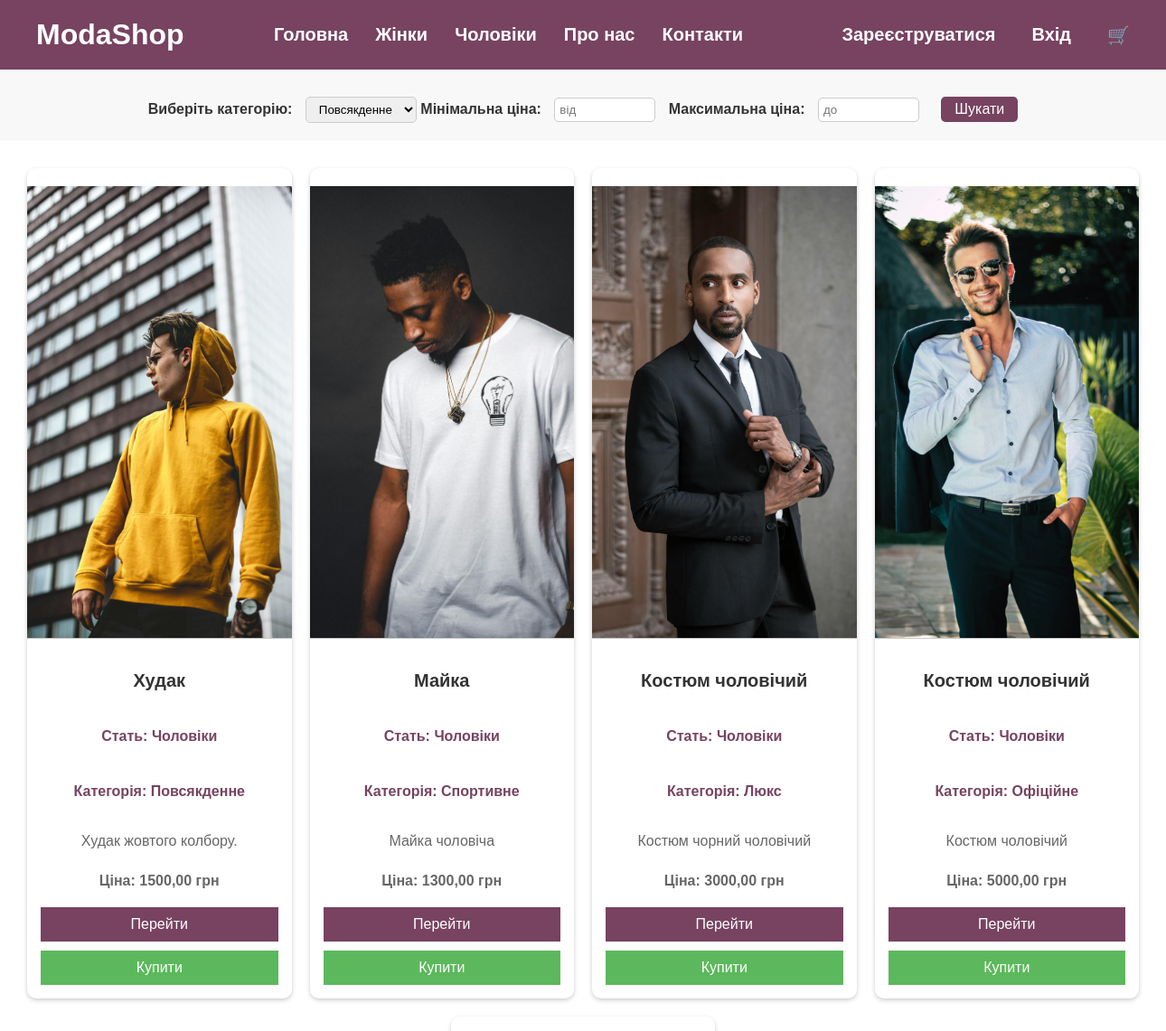
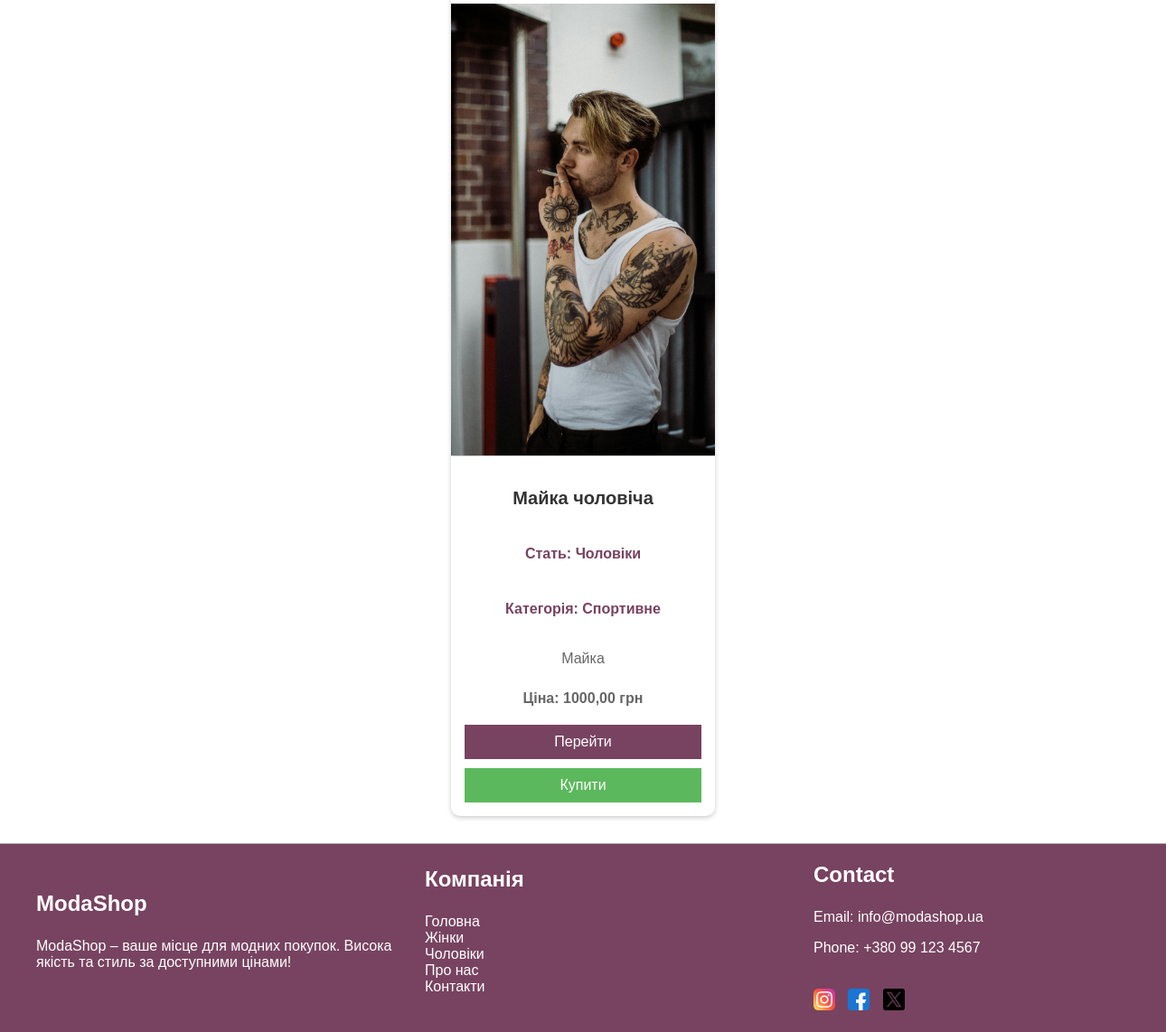
Page /shop/men/ on the committed database (2 pictures, top to bottom).
### main/models.py (models this page shows, shortened)
class Product(models.Model):
    GENDER_CHOICES = [
        ('men', 'Чоловіки'),
        ('women', 'Жінки'),
    ]
    CATEGORY_CHOICES = [
        ('everyday', 'Повсякденне'),
        ('sports', 'Спортивне'),
        ('luxury', 'Люкс'),
        ('casual', 'Кежуал'),
        ('formal', 'Офіційне'),
    ]
    name = models.CharField(max_length=100)
    gender = models.CharField(max_length=10, choices=GENDER_CHOICES, default='men')
    category = models.CharField(max_length=10, choices=CATEGORY_CHOICES)
    description = models.TextField()
    price = models.DecimalField(max_digits=10, decimal_places=2)
    image = models.ImageField(upload_to='products/')

### main/views.py (the view)
# urls.py: path('shop/<category>/', views.shop, name='shop'),
def shop(request, category=None):
    products = Product.objects.filter(gender=category) if category else Product.objects.all()
    return render(request, 'main/shop.html', {'products': products, 'category': category})

### main/templates/main/shop.html (shortened to what this page needs)
{% extends 'main/base.html' %}
{% load static %}
{% block content %}
    <div class="search-section">
        <form action="{% url 'search' %}" method="get">
            <label for="category-search">Виберіть категорію:</label>
            <select id="category-search" name="category">
                <option value="everyday">Повсякденне</option>
            </select>
            <label for="price-min">Мінімальна ціна:</label>
            <input type="number" id="price-min" name="price_min" placeholder="від" min="0" step="100">
            <label for="price-max">Максимальна ціна:</label>
            <input type="number" id="price-max" name="price_max" placeholder="до" min="0" step="100">
            <button type="submit">Шукати</button>
        </form>
    </div>
    <div class="products-section">
        {% for product in products %}
        <div class="product-card">
            <img src="{{ product.image.url }}" alt="{{ product.name }}">
            <div class="product-info">
                <h3>{{ product.name }}</h3>
                <h4>Стать: {{ product.get_gender_display }}</h4>
                <h4>Категорія: {{ product.get_category_display }}</h4>
                <p>{{ product.description }}</p>
                <p class="price">Ціна: {{ product.price }} грн</p>
                <button onclick="location.href='{% url 'product_detail' product.id %}'">Перейти</button>
                <button class="buy-button" onclick="location.href='{% url 'add_to_cart' product.id %}'">Купити</button>
            </div>
        </div>
        {% endfor %}
    </div>
{% endblock %}

### main/templates/main/base.html (shortened to what this page needs)
{% load static %}
<!DOCTYPE html>
<html lang="uk">
<head>
    <link rel="stylesheet" href="{% static 'main/css/index.css' %}">
</head>
<body>
    <header>
        <div class="navbar">
            <div class="logo">
                <h1>ModaShop</h1>
            </div>
            <nav>
                <ul>
                    <li><a href="{% url 'index' %}">Головна</a></li>
                    <li><a href="{% url 'shop' 'women' %}">Жінки</a></li>
                    <li><a href="{% url 'shop' 'men' %}">Чоловіки</a></li>
                    <li><a href="{% url 'about' %}">Про нас</a></li>
                    <li><a href="{% url 'contact' %}">Контакти</a></li>
                </ul>
            </nav>
            <div class="user-controls">
                <ul>
                    {% if request.user.is_authenticated %}
                        <li><a href="{% url 'profile' %}">Профіль</a></li>
                        <li><a href="{% url 'logout' %}">Вийти</a></li>
                    {% else %}
                        <li><a href="{% url 'signup' %}">Зареєструватися</a></li>
                        <li><a href="{% url 'login' %}">Вхід</a></li>
                    {% endif %}
                    <li><a href="{% url 'cart' %}">🛒</a></li>
                </ul>
            </div>
        </div>
    </header>
    {% block content %}
    {% endblock %}
    <footer class="footer">
        <div class="footer-section">
            <h3>ModaShop</h3>
            <p>ModaShop – ваше місце для модних покупок. Висока якість та стиль за доступними цінами!</p>
        </div>
        <div class="footer-section">
            <h3>Компанія</h3>
            <ul>
                <li><a href="{% url 'index' %}">Головна</a></li>
                <li><a href="{% url 'shop' 'women' %}">Жінки</a></li>
                <li><a href="{% url 'shop' 'men' %}">Чоловіки</a></li>
                <li><a href="{% url 'about' %}">Про нас</a></li>
                <li><a href="{% url 'contact' %}">Контакти</a></li>
            </ul>
        </div>
        <div class="footer-section">
            <h3>Contact</h3>
            <p>Email: info@modashop.ua</p>
            <p>Phone: +380 99 123 4567</p>
            <div class="social-icons">
                <a href="#"><img src="{% static 'main/img/11.png' %}" alt="Instagram"></a>
                <a href="#"><img src="{% static 'main/img/12.png' %}" alt="Facebook"></a>
                <a href="#"><img src="{% static 'main/img/13.png' %}" alt="Twitter"></a>
            </div>
        </div>
    </footer>
</body>
</html>

### main/static/main/css/index.css (style rules this page uses)
html { height: 100%; }
body { margin: 0; font-family: Arial, sans-serif; background-color: white; display: flex; flex-direction: column; min-height: 100%; overflow-x: hidden; }
.footer { background-color: #774360; color: white; padding: 20px 40px; display: flex; justify-content: space-between; align-items: center; font-size: 16px; border-top: 1px solid #aaa; width: 100%; margin-top: auto; }
.navbar { display: flex; justify-content: space-between; align-items: center; padding: 20px 40px; background-color: #774360; }
.navbar .logo h1 { margin: 0; color: white; font-size: 32px; }
.navbar nav ul, .user-controls ul { list-style: none; padding: 0; margin: 0; display: flex; }
.navbar nav ul li, .user-controls ul li { margin-left: 30px; }
.navbar nav ul li a, .user-controls ul li a { color: white; text-decoration: none; font-weight: bold; font-size: 20px; }
.user-controls ul li a { margin-left: 10px; }
.footer-section { flex: 1; }
.footer-section h3 { margin-top: 0; font-size: 24px; }
.footer-section p, .footer-section a { color: white; text-decoration: none; }
.footer-section ul { list-style: none; padding: 0; }
.social-icons a { display: inline-block; margin-right: 10px; }
.social-icons img { width: 24px; height: auto; }
.products-section { display: flex; flex-wrap: wrap; justify-content: space-around; padding: 20px; }
.product-card { background-color: #fff; box-shadow: 0 2px 5px rgba(0,0,0,0.2); border-radius: 10px; margin: 10px; width: calc(25% - 20px); text-align: center; overflow: hidden; display: flex; flex-direction: column; }
.product-card img { width: 100%; height: 500px; object-fit: cover; border-bottom: 1px solid #ccc; }
.product-info { padding: 15px; display: flex; flex-direction: column; flex-grow: 1; justify-content: space-between; }
.product-info h4 { color: #774360; font-size: 16px; font-weight: bold; }
.product-info h3 { color: #333; font-size: 20px; }
.product-info p { font-size: 16px; color: #666; }
.price { font-weight: bold; color: #774360; margin: 10px 0; }
.product-card button { background-color: #774360; color: white; border: none; padding: 10px 20px; cursor: pointer; width: 100%; font-size: 16px; transition: background 0.3s; margin-top: auto; margin-top: 10px; }
.product-card .buy-button { background-color: #5cb85c; }
.search-section { padding: 20px; background-color: #f8f8f8; text-align: center; }
.search-section form { display: inline-block; margin-top: 10px; }
.search-section label { margin-right: 10px; font-size: 16px; }
.search-section input[type="number"] { padding: 5px; margin-right: 10px; border: 1px solid #ccc; border-radius: 5px; width: 100px; }
.search-section select { padding: 5px 10px; border-radius: 5px; border: 1px solid #ccc; }
.search-section button { padding: 5px 15px; background-color: #774360; color: white; border: none; border-radius: 5px; cursor: pointer; font-size: 16px; margin-left: 10px; }
img { width: 100%; height: auto; margin-top: 20px; }
label { font-weight: bold; color: #333; }

### rows in the picture
Product: image (picture), name "Худак", gender "Чоловіки", category "Повсякденне", description "Худак жовтого колбору.", price "1500,00"
Product: image (picture), name "Майка", gender "Чоловіки", category "Спортивне", description "Майка чоловіча", price "1300,00"
Product: image (picture), name "Костюм чоловічий", gender "Чоловіки", category "Люкс", description "Костюм чорний чоловічий", price "3000,00"
Product: image (picture), name "Костюм чоловічий", gender "Чоловіки", category "Офіційне", description "Костюм чоловічий", price "5000,00"
Product: image (picture), name "Майка чоловіча", gender "Чоловіки", category "Спортивне", description "Майка", price "1000,00"
